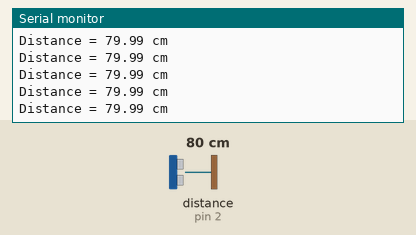
Recording of a sketch running on a simulated Arduino Uno, built with avr-gcc and run on an emulated ATmega328P. Parts: the last lines printed to the serial monitor. The inputs (shaded band) are chosen by the test bench; at power-on: distance to the obstacle (sensor on pin 2) 80 cm. The echo pulse lasts 58.3 µs per cm.

Above: at 1.2 s.
1.3 s: distance to the obstacle (sensor on pin 2) set to 250 cm
At 1.7 s:
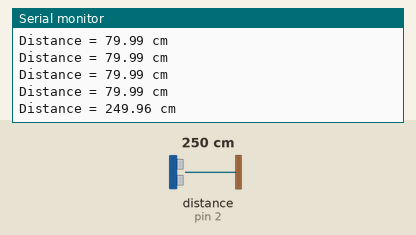
4.3 s: distance to the obstacle (sensor on pin 2) set to 2 cm
At 4.42 s:
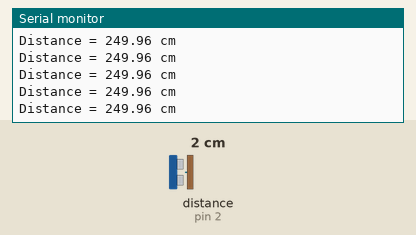
Timing chart, 0 to 7.3 s (numbered marks = the images above; inputs shaded):
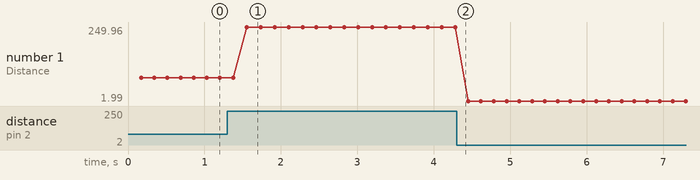

The sketch:

HC-SRO4.ino
```cpp
/* HC-SR04 ultrasonic distance sensor with NewPing library example code. More info: www.makerguides.com */

// Include the library:
#include <NewPing.h>

// Define pins and max distance:
#define trigPin  2 //create a Parallax Ping to use only one I/O ping
#define echoPin  2 //use one digital pin for both
#define MAX_DISTANCE 350 // Maximum distance we want to ping for (in centimeters). Maximum sensor distance is rated at 400-500cm.


NewPing sonar(trigPin, echoPin, MAX_DISTANCE); // NewPing setup of pins and maximum distance.
float duration, distance;

void setup() {
  Serial.begin(9600); // Open serial monitor at 9600 baud to see ping results.
}

void loop() {
  delay(50); // Wait 50ms between pings (about 20 pings/sec). 29ms should be the shortest delay between pings.

  int iterations = 5; //take median distance reading for higher accuracy
  duration = sonar.ping_median(iterations);
  distance = (duration / 2) * 0.0343;

  Serial.print("Distance = ");
  Serial.print(distance); // Distance will be 0 when out of set max range.
  Serial.println(" cm");
}
```

Measured:
- after the input at 1.3 s, the serial monitor: prints a new line after 0.26 s (image 1)
- plotted number 1: 79.99 → 249.96 after the input at 1.3 s, 249.96 → 1.99 after the input at 4.3 s
